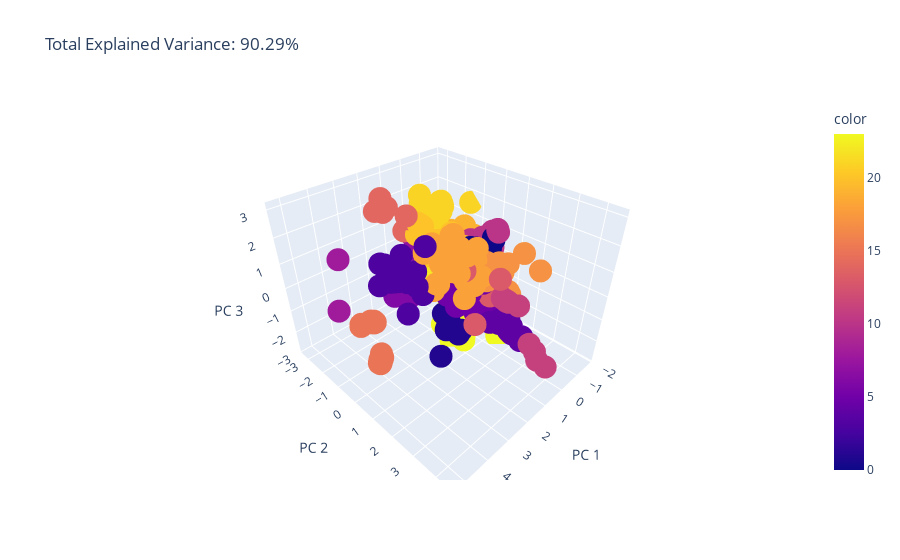

Here is the notebook cell this chart was saved with:
### Code cell
pca = PCA(n_components=3)
components = pca.fit_transform(exploit_embedding_list)

total_var = pca.explained_variance_ratio_.sum() * 100
import plotly.express as px
fig = px.colors.qualitative.swatches()
fig = px.scatter_3d(
    components, x=0, y=1, z=2, color=exploit.km_label,
    title=f'Total Explained Variance: {total_var:.2f}%',
    labels={'0': 'PC 1', '1': 'PC 2', '2': 'PC 3'},
    color_discrete_sequence=px.colors.qualitative.Dark24
)
fig.show()

### Figure 1 — Plotly figure (JSON) as saved in the notebook; plotly's stock layout.template omitted (floating-point values rounded to 4 significant figures; data arrays with more than 128 entries replaced by an {"elided": "..."} marker saying what was removed)
{"data": [{"hovertemplate": "PC 1=%{x}<br>PC 2=%{y}<br>PC 3=%{z}<br>color=%{marker.color}<extra></extra>", "legendgroup": "", "marker": {"color": {"elided": "4081 int values"}, "coloraxis": "coloraxis", "symbol": "circle"}, "mode": "markers", "name": "", "scene": "scene", "showlegend": false, "type": "scatter3d", "x": {"elided": "4081 float values"}, "y": {"elided": "4081 float values"}, "z": {"elided": "4081 float values"}}], "layout": {"coloraxis": {"colorbar": {"title": {"text": "color"}}, "colorscale": [[0, "#0d0887"], [0.1111, "#46039f"], [0.2222, "#7201a8"], [0.3333, "#9c179e"], [0.4444, "#bd3786"], [0.5556, "#d8576b"], [0.6667, "#ed7953"], [0.7778, "#fb9f3a"], [0.8889, "#fdca26"], [1, "#f0f921"]]}, "legend": {"tracegroupgap": 0}, "scene": {"domain": {"x": [0, 1], "y": [0, 1]}, "xaxis": {"title": {"text": "PC 1"}}, "yaxis": {"title": {"text": "PC 2"}}, "zaxis": {"title": {"text": "PC 3"}}}, "title": {"text": "Total Explained Variance: 90.29%"}}}
